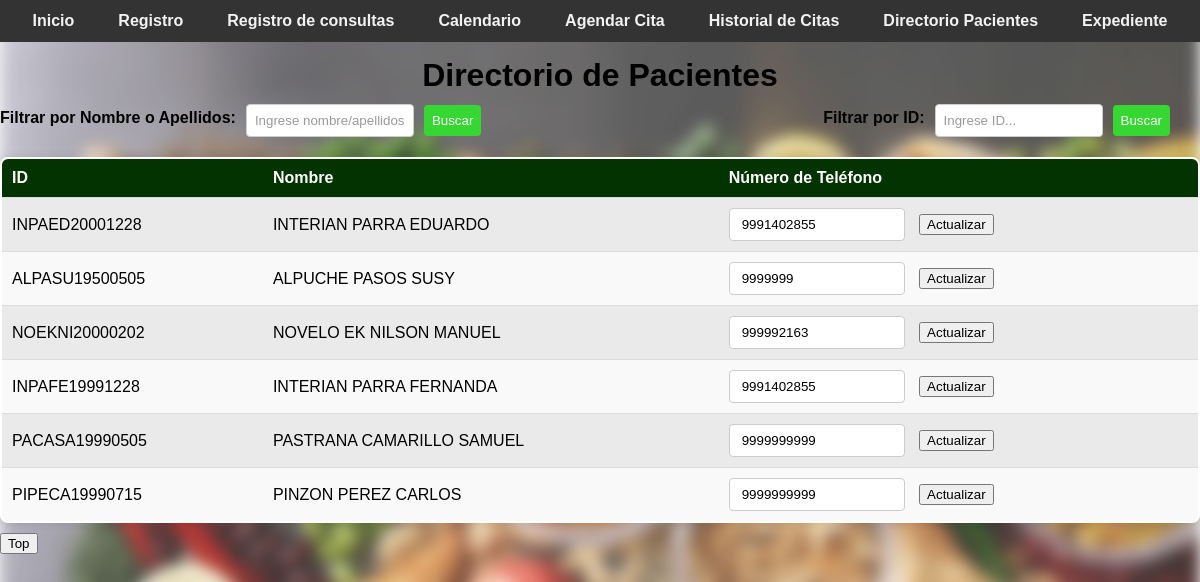
The page /directorio_pacientes on the database as committed earlier.
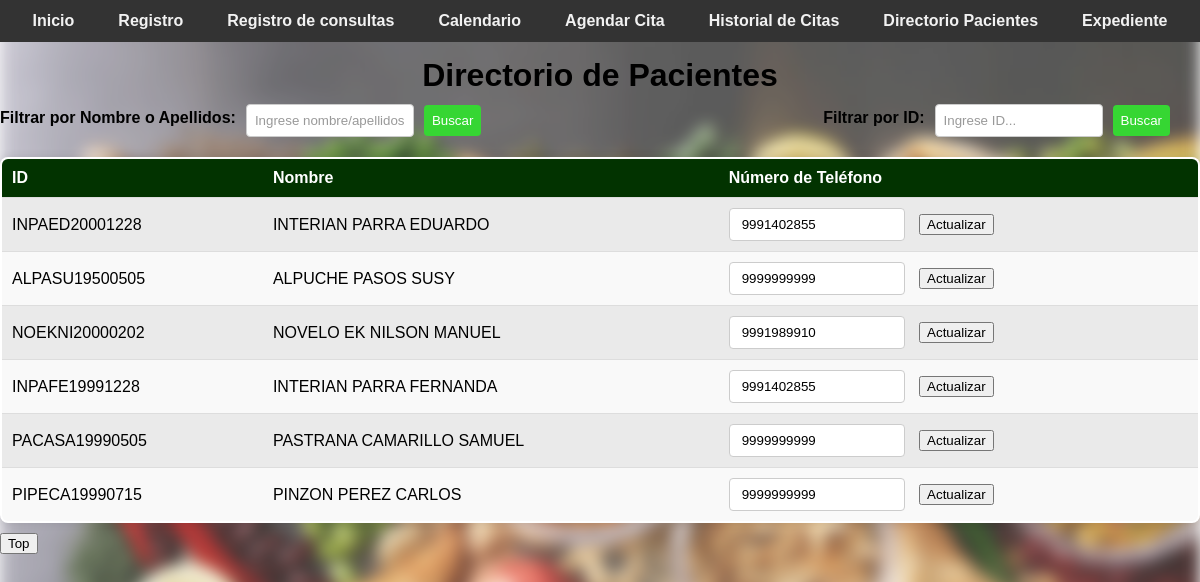
The same page on the database as committed later.
### tables this page shows
CREATE TABLE pacientes (
                    id_paciente TEXT PRIMARY KEY,
                    primer_apellido TEXT NOT NULL,
                    segundo_apellido TEXT NOT NULL,
                    nombres TEXT NOT NULL,
                    fecha_nacimiento TEXT NOT NULL,
                    religion TEXT NOT NULL,
                    escolaridad TEXT NOT NULL,
                    ocupacion TEXT NOT NULL,
                    estado_civil TEXT NOT NULL,
                    servicio_salud TEXT NOT NULL,
                    celular TEXT NOT NULL,
                    turno TEXT NOT NULL,
                    genero TEXT NOT NULL,
                    peso REAL NOT NULL,
                    altura REAL NOT NULL,
                    imc REAL NOT NULL,
                    fecha_registro TEXT NOT NULL,
                    registrado_por TEXT NOT NULL
                );

### app.py (the view, shortened to what this page needs)
@app.route('/directorio_pacientes', methods=['GET', 'POST'])
def directorio_pacientes():
    filter_text = ''
    filter_by = ''
    query = "SELECT * FROM pacientes"
    params = ()
    with get_db_connection() as connection:
        cursor = connection.cursor()
        cursor.execute(query, params)
        pacientes = cursor.fetchall()
    return render_template('nutricion/directorio_pacientes.html', pacientes=pacientes)

### app.py (called while the page is built)
def get_db_connection():
    connection = sqlite3.connect('nutricion_consulta.db')
    connection.row_factory = sqlite3.Row
    return connection

### templates/nutricion/directorio_pacientes.html (shortened to what this page needs)
<!DOCTYPE html>
<html lang="es">
<head>
    <link rel="stylesheet" href="{{ url_for('static', filename='css/style.css') }}">
</head>
<body>
    <div class="navbar" id="navbar">
        <a href="/">Inicio</a>
        <a href="/registro">Registro</a>
        <a href="/consultar">Registro de consultas</a>
        <a href="/options">Calendario</a>
        <a href="/agendar_cita">Agendar Cita</a>
        <a href="/historial_citas">Historial de Citas</a>
        <a href="/directorio_pacientes">Directorio Pacientes</a>
        <a href="/expediente">Expediente</a>
        </div>
<br>      <br>
    <h1>Directorio de Pacientes</h1>
    <div class="filter-container">
    <form action="{{ url_for('directorio_pacientes') }}" method="post" class="filter-form">
        <label for="filtro_apellidos">Filtrar por Nombre o Apellidos:</label>
        <input type="text" id="filtro_apellidos" name="filter_text" placeholder="Ingrese nombre/apellidos..">
        <input type="submit" value="Buscar">
    </form>
    <form action="{{ url_for('directorio_pacientes') }}" method="post" class="filter-form">
        <label for="filtro_id">Filtrar por ID:</label>
        <input type="text" id="filtro_id" name="filter_text" placeholder="Ingrese ID...">
        <input type="submit" value="Buscar">
    </form>
    </div>
    <table>
        <tr>
            <th>ID</th>
            <th>Nombre</th>
            <th>Número de Teléfono</th>
        </tr>
        {% for paciente in pacientes %}
        <tr>
            <td>{{ paciente[0] }}</td>
            <td>{{ paciente[1] }} {{ paciente[2] }} {{ paciente[3] }}</td>
            <td>
                <form method="post" style="display:inline;">
                    <input type="text" name="new_phone" value="{{ paciente[10] }}" pattern="[0-9]+" title="Ingrese al menos 10 dígitos numéricos" required minlength="10" maxlength="10">
                    <button type="submit">Actualizar</button>
                </form>
            </td>
        </tr>
        {% endfor %}
    </table>
    <button onclick="topFunction()" class="top-btn" id="myBtn" title="Go to top">Top</button>
</body>
</html>

Rows that differ between the two databases and show on the page:
changed pacientes "ALPASU19500505": new_phone "9999999" → "9999999999"
changed pacientes "NOEKNI20000202": new_phone "999992163" → "9991989910"
